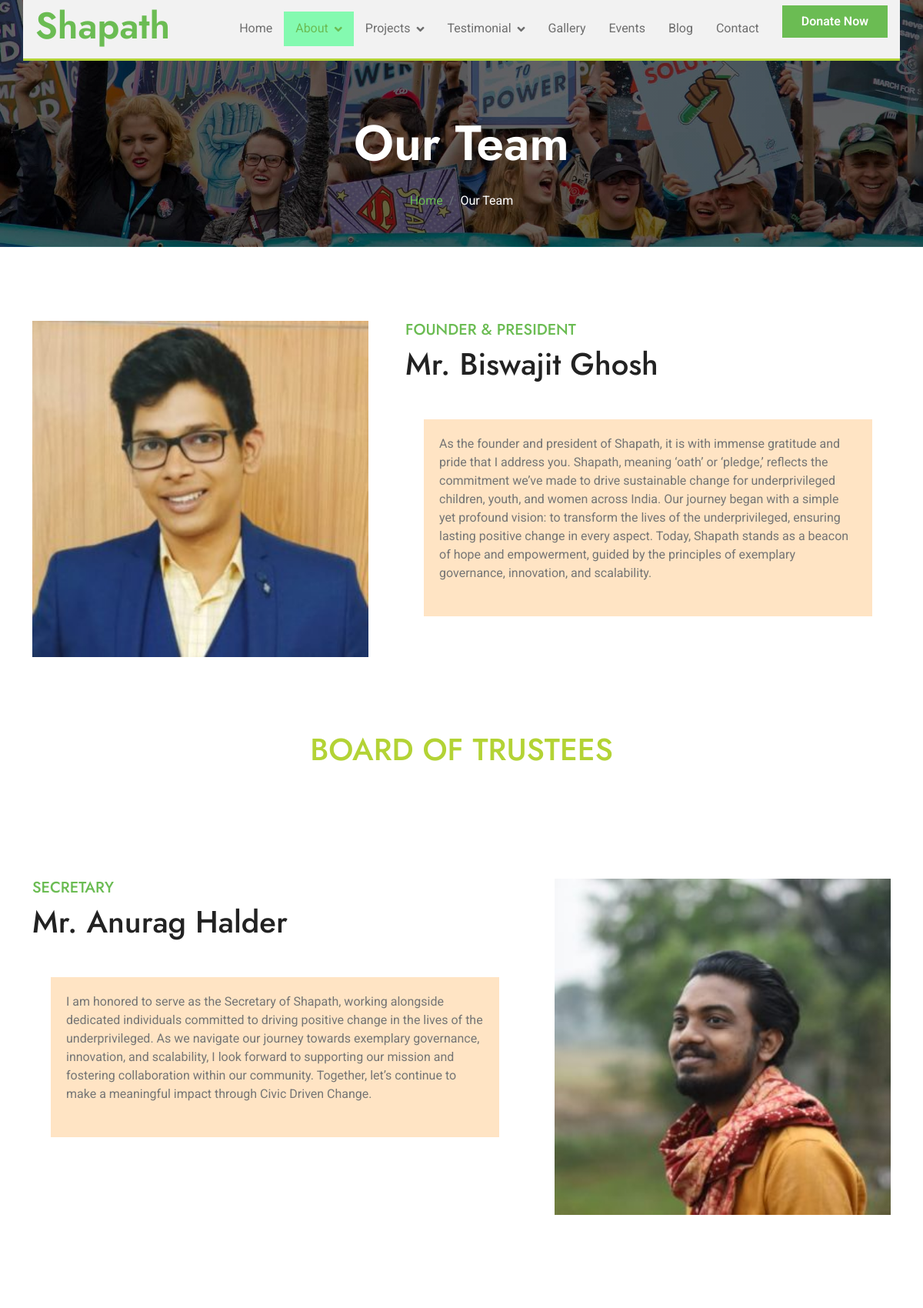
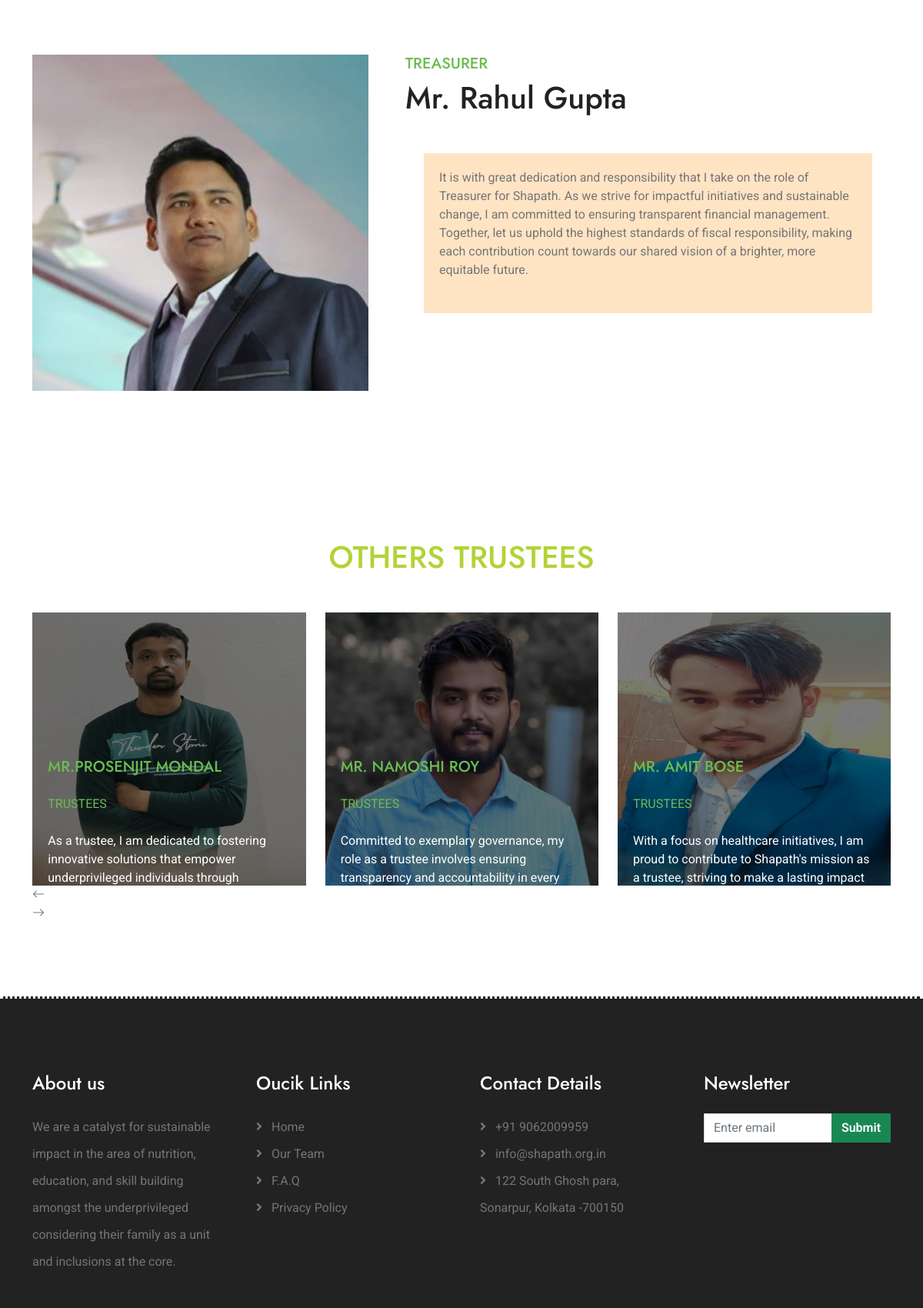
/index.php/web/about/our_team (upper part), run on the app's committed database (2 pictures, top to bottom).
### tables this page shows
CREATE TABLE `our_team` (
  `id` int(11) NOT NULL,
  `uid` varchar(255) NOT NULL,
  `name` varchar(255) NOT NULL,
  `about_member` longtext NOT NULL,
  `img` varchar(255) NOT NULL,
  `type` varchar(255) NOT NULL,
  `created_at` datetime NOT NULL DEFAULT current_timestamp(),
  `updated_at` datetime NOT NULL DEFAULT current_timestamp()
);

### application/controllers/Common.php (called while the page is built, shortened)
<?php
class Common extends CI_Controller
{
	public function init_model($model)
	{
		$this->load->model($model);
	}
	public function load_page($page, $data)
	{
		$this->load->view($page, $data['data_page']);
	}
	private function load_headers($data)
	{
		$projects['projects'] = $this->Pages_model->get_all_projects();
		$this->load->view('/' . $data['site'] . '/inc/header_link.php', $data);
		$this->load->view('/' . $data['site'] . '/inc/header.php', $projects, $data);
	}
	private function load_footers($data)
	{
		$this->load->view('/' . $data['site'] . '/inc/footer.php');
		$this->load->view('/' . $data['site'] . '/inc/footer_link.php', $data);
	}
}
?>

### application/controllers/web/About.php (called while the page is built, shortened)
<?php
class About extends Load
{
    public function our_team()
    {
        $data = PAGE_DATA_WEB;
        $data['data_header']['about'] = true;
        $data['data_page']['our_team_board_of_trustees'] = $this->Pages_model->get_all_our_team_board_of_trustees();
        $data['data_page']['our_team_trustees'] = $this->Pages_model->get_all_our_team__trustees();
        $this->load_page('web/our_team.php', $data);
    }
}
?>

### index.php (called while the page is built, shortened)
<?php
require_once BASEPATH.'core/CodeIgniter.php';

### application/models/Pages_model.php (called while the page is built, shortened)
<?php
class Pages_model extends Admin_model
{
    public function get_all_our_team_board_of_trustees()
    {
        $our_team = $this->db
            ->select('*')
            ->from(TABLE_OUR_TEAM)
            ->where('type', 'board_of_trustees')
            ->or_where('type', 'secretary')
            ->or_where('type', 'treasurer')
            ->get();
        $our_team = $our_team->result_array();
        return !empty($our_team) ? $our_team : [];
    }
    public function get_all_our_team__trustees()
    {
        $our_team = $this->db
            ->select('*')
            ->from(TABLE_OUR_TEAM)
            ->where('type', 'trustees')
            ->get();
        $our_team = $our_team->result_array();
        return !empty($our_team) ? $our_team : [];
    }
}

### application/views/web/our_team.php (the view, shortened to what this page needs)
<div class="container-fluid bg-breadcrumb">
    <div class="container text-center py-5" style="max-width: 900px;">
        <h3 class="text-white display-3 mb-4">Our Team</h1>
            <ol class="breadcrumb justify-content-center mb-0">
                <li class="breadcrumb-item"><a href="index.php">Home</a></li>
                <li class="breadcrumb-item active text-white">Our Team</li>
            </ol>
    </div>
</div>
<div class="container-fluid about  py-5">
    <div class="container py-5">
        <div class="row g-5">
            <div class="col-xl-5">
                <div class="h-100">
                    <img src="assets/img/founder.jpeg" class="img-fluid w-100 h-100" alt="Image">
                </div>
            </div>
            <div class="col-xl-7">
                <h5 class="text-uppercase text-primary">Founder & President</h5>
                <h1 class="mb-4">Mr. Biswajit Ghosh</h1>
                <div class="tab-class bg-secondary p-4">
                    <div class="tab-content">
                        <div id="tab-1" class="tab-pane fade show p-0 active">
                            <div class="row">
                                <div class="col-12">
                                    <div class="d-flex">
                                        <div class="text-start my-auto">
                                            <p class="mb-4">As the founder and president of Shapath, it is with immense
                                                gratitude and pride that I address you. Shapath, meaning ‘oath’ or
                                                ‘pledge,’ reflects the commitment we’ve made to drive sustainable change
                                                for underprivileged children, youth, and women across India.
                                                Our journey began with a simple yet profound vision: to transform the
                                                lives of the underprivileged, ensuring lasting positive change in every
                                                aspect. Today, Shapath stands as a beacon of hope and empowerment,
                                                guided by the principles of exemplary governance, innovation, and
                                                scalability.</p>
                                        </div>
                                    </div>
                                </div>
                            </div>
                        </div>
                    </div>
                </div>
            </div>
        </div>
    </div>
</div>
<div class="text-center mx-auto pb-5" style="max-width: 800px;">
    <h1 class="mb-0" style="color: #b3d335;">BOARD OF TRUSTEES</h1>
</div>
<?php
$flag =1;
foreach($our_team_board_of_trustees as $b_o_t){
    if($flag){?>
<div class="container-fluid about  py-5">
    <div class="container py-5">
        <div class="row g-5">
            <div class="col-xl-7">
                <h5 class="text-uppercase text-primary"><?php echo $b_o_t['type']?></h5>
                <h1 class="mb-4"><?php echo $b_o_t['name']?></h1>
                <div class="tab-class bg-secondary p-4">
                    <div class="tab-content">
                        <div id="tab-1" class="tab-pane fade show p-0 active">
                            <div class="row">
                                <div class="col-12">
                                    <div class="d-flex">
                                        <div class="text-start my-auto">
                                            <p class="mb-4"><?php echo $b_o_t['about_member']?></p>
                                        </div>
                                    </div>
                                </div>
                            </div>
                        </div>
                    </div>
                </div>
            </div>
            <div class="col-xl-5">
                <div class="h-100">
                    <img src="<?php echo base_url($b_o_t['img'])?>" class="img-fluid w-100 h-100" alt="Image">
                </div>
            </div>
        </div>
    </div>
</div>
<?php $flag = 0;}else{?>
    <div class="container-fluid about  py-5">
    <div class="container py-5">
        <div class="row g-5">
            <div class="col-xl-5">
                <div class="h-100">
                    <img src="<?php echo base_url($b_o_t['img'])?>" class="img-fluid w-100 h-100" alt="Image">
                </div>
            </div>
            <div class="col-xl-7">
                <h5 class="text-uppercase text-primary"><?php echo $b_o_t['type']?></h5>
                <h1 class="mb-4"><?php echo $b_o_t['name']?></h1>
                <div class="tab-class bg-secondary p-4">
                    <div class="tab-content">
                        <div id="tab-1" class="tab-pane fade show p-0 active">
                            <div class="row">
                                <div class="col-12">
                                    <div class="d-flex">
                                        <div class="text-start my-auto">
                                            <p class="mb-4"><?php echo $b_o_t['about_member']?></p>
                                        </div>
                                    </div>
                                </div>
                            </div>
                        </div>
                    </div>
                </div>
            </div>
        </div>
    </div>
</div>
<?php $flag = 1; }}?>
<div class="container-fluid donation py-5">
    <div class="container py-5">
        <div class="text-center mx-auto pb-5" style="max-width: 800px;">
            <h1 class="mb-0" style="color: #b3d335;">OTHERS TRUSTEES</h1>
        </div>
            <div class="event-carousel owl-carousel">
            <?php foreach($our_team_trustees as $o_t_t){?>
            <div class="event-item">
                <div class="donation-item">
                    <img src="<?php echo base_url($o_t_t['img'])?>" class="img-fluid w-100" alt="Image">
                    <div class="donation-content d-flex flex-column">
                        <h5 class="text-uppercase text-primary mb-4" ><?php echo $o_t_t['name']?></h5>
                        <p class="text-uppercase text-primary mb-4"><?php echo $o_t_t['type']?></p>
                        <p class="text-white mb-4"><?php echo $o_t_t['about_member']?></p>
                    </div>
                </div>
            </div>
            <?php }?>
        </div>
        </div>
    </div>

### assets/css/style.css (style rules this page uses)
.tab-content { background-color: bisque; padding: 20px; }
.bg-breadcrumb { background: linear-gradient(rgba(0, 0, 0, 0.6), rgba(0, 0, 0, 0.6)), url(../img/breadcrumb-bg.jpg); background-position: center center; background-repeat: no-repeat; background-size: cover; padding: 100px 0 0 0; }
.donation .donation-item { position: relative; overflow: hidden; z-index: 1; }
.donation .donation-item::after { width: 100%; height: 100%; position: absolute; content: ""; top: 0; left: 0; display: flex; background: rgba(0, 0, 0, 0.5); z-index: 2; }
.donation .donation-item .donation-content { position: absolute; width: 100%; height: 100%; padding: 20px; justify-content: end; bottom: -70px; left: 0; transition: 0.5s; z-index: 3; }

### data on the page
our_team: type "SECRETARY", name "Mr. Anurag Halder", about_member "I am honored to serve as the Secretary of Shapath, working alongside dedicated individuals committed to driving positive change in the lives of the underprivileged. As we navigate our journey towards exemplary governance, innovation, and scalability, I look forward to supporting our mission and fostering collaboration within our community. Together, let’s continue to make a meaningful impact through Civic Driven Change.", img (picture)
our_team: img (picture), type "TREASURER", name "Mr. Rahul Gupta", about_member "It is with great dedication and responsibility that I take on the role of Treasurer for Shapath. As we strive for impactful initiatives and sustainable change, I am committed to ensuring transparent financial management. Together, let us uphold the highest standards of fiscal responsibility, making each contribution count towards our shared vision of a brighter, more equitable future."
our_team: img (picture), name "MR.PROSENJIT MONDAL", type "TRUSTEES", about_member "As a trustee, I am dedicated to fostering innovative solutions that empower underprivileged individuals through…"
our_team: img (picture), name "MR. NAMOSHI ROY", type "TRUSTEES", about_member "Committed to exemplary governance, my role as a trustee involves ensuring transparency and accountability in every…"
our_team: img (picture), name "MR. AMIT BOSE", type "TRUSTEES", about_member "With a focus on healthcare initiatives, I am proud to contribute to Shapath's mission as a trustee, striving to make a lasting impact…"
